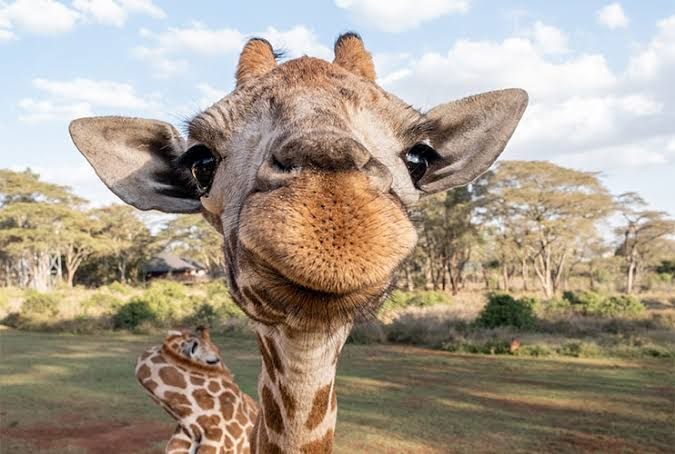
//> input picture LAB-1/Task6/Giraffe.png, 675 x 454 px
$ ./Task6 Giraffe.png   (built with g++ and OpenCV 4)
//> lines starting //> are read from the running program, lines starting //| are printed output that depends on the picture
### LAB-1/Task6/Filters.h
#ifndef Filters_h
#define Filters_h
#include <opencv2/opencv.hpp>
//#include <opencv2/highgui.hpp>

class Filters{
    public:
    void averageFilter(const cv::Mat&, cv::Mat&, int);

};


#endif

### LAB-1/Task6/Filters.cpp
#include "Filters.h"

void Filters::averageFilter(const cv::Mat& input, cv::Mat& output, int kernelSize){

    //let's initialize the output matrix
    output = cv::Mat::zeros(input.size(), input.type());

    int sum, counter; //they will be used to compute the average

    //Now we want to create a loop that modify one by one all pixels in the image
    for(int x = 0; x < input.cols; x++){
        for(int y = 0; y < input.rows; y++){
            sum = 0;
            counter = 0;
            //We are doing a average filter so we must compute the average of the neighborhood
            for(int i = -kernelSize/2; i <= kernelSize/2; i++){
                for(int j = -kernelSize/2; j <= kernelSize/2; j++){
                    //since we can have some problems with the borders we check if the neighbor exists
                    if((x + i >= 0) && (x + i < input.cols) && (y + j >= 0) && (y + j < input.rows)){
                        counter++;
                        sum += input.at<uchar>(y + i, x + j);
                    }
                }
            }

            output.at<uchar>(y,x) = sum / counter; //if we are not on a border, counter is equal to kernelSize*kernelSize

        }
    }
}

### LAB-1/Task6/Task6.cpp
#include <opencv2/opencv.hpp>
#include "Filters.h"
#include <iostream>


int main(int argc, char** argv){

    if (argc < 2) {
        std::cout << "File name shall be provided\n";
        return 0;
    }

    cv::Mat img = cv::imread(argv[1]);
//> img is the input picture: 454 rows x 675 cols, CV_8UC3; mean B, G, R 140.1, 155.6, 168
    if (img.empty()) {
        std::cout << "File name is wrong or the file does not exist\n";
        return 0;
    }

    cv::Mat gray;
    cv::cvtColor(img, gray, cv::COLOR_BGR2GRAY);
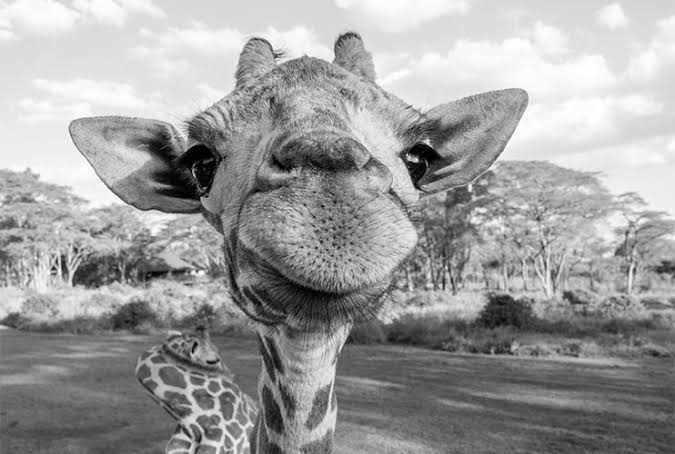
//> gray: 454 rows x 675 cols, CV_8UC1; min 0, max 255, mean 157.6

    cv::Mat output1, output2, output3, output4, output5;

    //Average filter:
    Filters filter;
    int kernelSize = 5;
    filter.averageFilter(gray, output1, kernelSize);
//> the loop in averageFilter, `for(int x = 0; x < input.cols; x++)` made 675 passes
//> (sum, counter) on passes 1 to 3: (378, 9), (605, 12), (880, 15)
//> after the loop in averageFilter, `for(int x = 0; x < input.cols; x++)`:
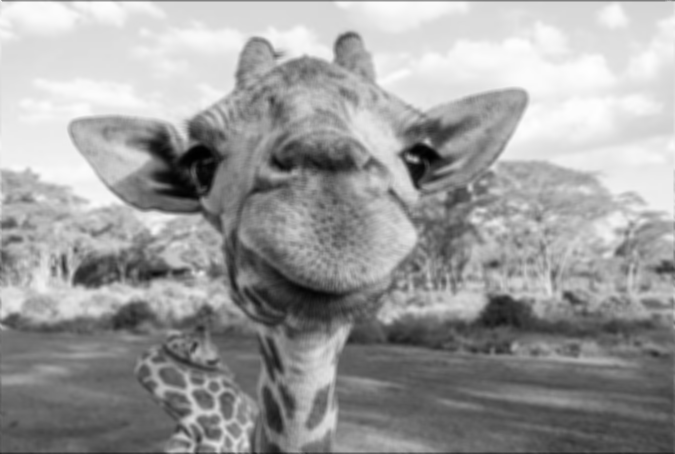
//> output: 454 rows x 675 cols, CV_8UC1; min 0, max 254, mean 156.7
//> after the loop in averageFilter, `for(int x = 0; x < input.cols; x++)`: sum = 581; counter = 9
    //cv::blur(gray, output2, cv::Size(kernelSize, kernelSize));


    //SobelFilter:
    cv::Sobel(gray, output2, CV_64F, 1, 0, kernelSize);
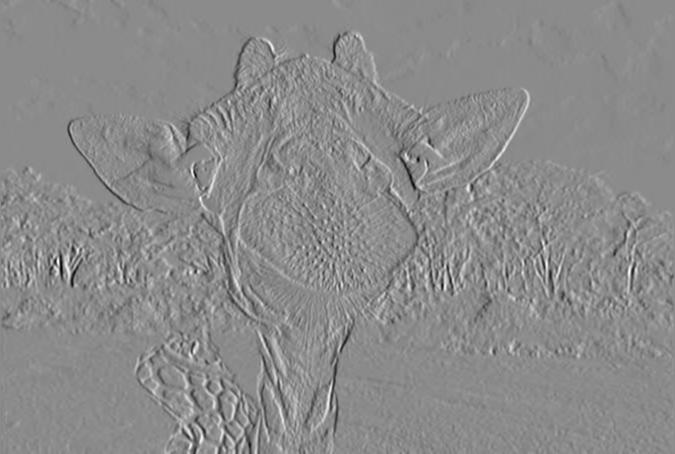
//> output2: 454 rows x 675 cols, CV_64FC1; min -8323, max 6926, mean -0.4; drawn with min black and max white
    cv::Sobel(gray, output3, CV_64F, 0, 1, kernelSize);
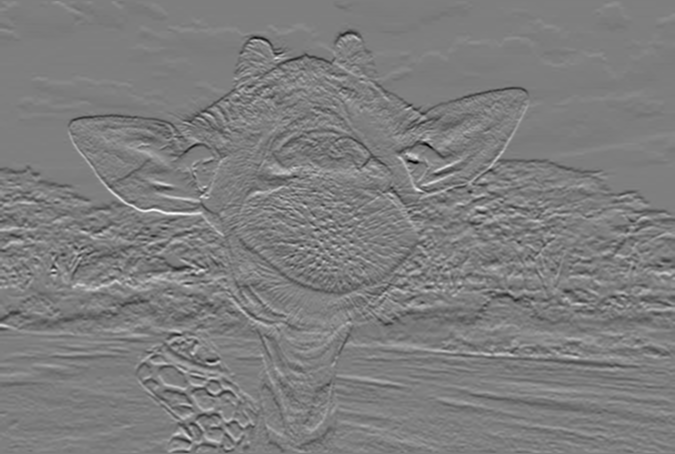
//> output3: 454 rows x 675 cols, CV_64FC1; min -8130, max 8252, mean -32.8; drawn with min black and max white


    //Max filter
//> (the run ends here: the program needs code that is not available in this run, at `filter.maxFilter(gray, output4, kernelSize);`)
